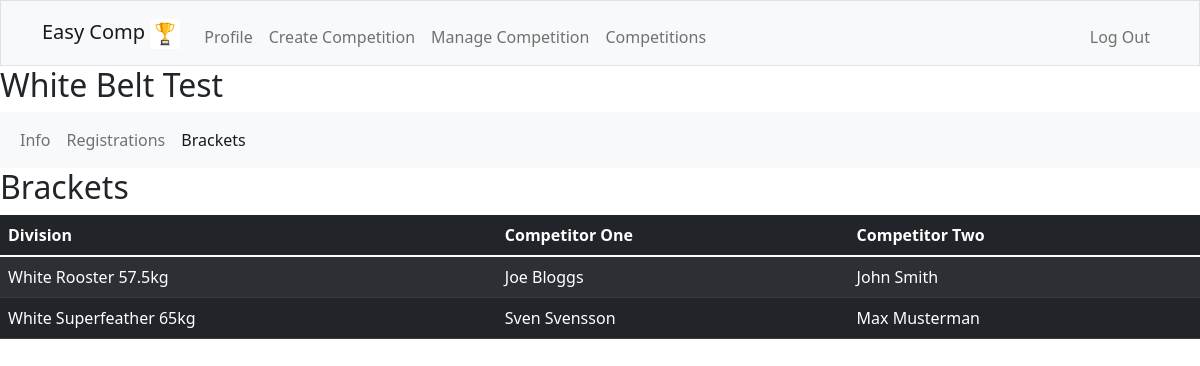
/brackets/White Belt Test (signed in), run on the app's committed database.
### tables this page shows
CREATE TABLE competitions (
    id INTEGER NOT NULL,
    name TEXT NOT NULL UNIQUE,
    info TEXT NOT NULL,
    format TEXT NOT NULL,
    organizer_id INTEGER NOT NULL,
    PRIMARY KEY(id),
    FOREIGN KEY(organizer_id) REFERENCES users(id)
);

CREATE TABLE matches (
    id TEXT NOT NULL,
    comp_id INTEGER NOT NULL,
    div_id INTEGER NOT NULL,
    div_name TEXT NOT NULL,
    competitor1_name TEXT NOT NULL,
    competitor2_name TEXT NOT NULL,
    PRIMARY KEY(id)
    FOREIGN KEY(comp_id) REFERENCES competitions(id),
    FOREIGN KEY(div_id) REFERENCES divisions(id)
);

### app.py (the view)
@app.route("/brackets/<name>", methods=["GET"])
@login_required
def brackets(name):
    rows = db.execute("SELECT DISTINCT id FROM competitions WHERE name LIKE ?", name)
    comp_id = rows[0]["id"]
    matches = db.execute("SELECT DISTINCT id, div_name, competitor1_name, competitor2_name FROM matches WHERE comp_id = ?", comp_id)
    return render_template("brackets.html", matches=matches, name=name)

### app.py (called while the page is built)
@app.after_request
def after_request(response):
    response.headers["Cache-Control"] = "no-cache, no-store, must-revalidate"
    response.headers["Expires"] = 0
    response.headers["Pragma"] = "no-cache"
    return response

### helpers.py (called while the page is built)
def login_required(f):
    @wraps(f)
    def decorated_function(*args, **kwargs):
        if session.get("user_id") is None:
            return redirect("/login")
        return f(*args, **kwargs)
    return decorated_function

### templates/brackets.html (shortened to what this page needs)
{% extends "layout.html" %}
{% block main %}
<h2>{{ name }}</h2>
<nav class="navbar navbar-expand-lg navbar-light bg-light">
  <div class="container-fluid">
    <div class="collapse navbar-collapse" id="navbarNavAltMarkup">
      <div class="navbar-nav">
        <a class="nav-link" href="/competition/{{ name }}">Info</a>
        <a class="nav-link" href="/registrations/{{ name }}">Registrations</a>
        <a class="nav-link active" href="/brackets/{{ name }}">Brackets</a>
      </div>
    </div>
  </div>
</nav>
<h2>Brackets</h2>
<table class="table table-dark table-striped">
  <thead>
      <tr>
          <th>Division</th>
          <th>Competitor One</th>
          <th>Competitor Two</th>
      </tr>
  </thead>
  <tbody>
    {% for match in matches %}
      <tr>
          <td>{{ match['div_name'] }}</td>
          <td>{{ match['competitor1_name'] }}</td>
          <td>{{ match['competitor2_name'] }}</td>
      </tr>
      {% endfor %}
  </tbody>
</table>
{% endblock %}

### data on the page
competitions: name "White Belt Test"
matches: div_name "White Rooster 57.5kg", competitor1_name "Joe Bloggs", competitor2_name "John Smith"
matches: div_name "White Superfeather 65kg", competitor1_name "Sven Svensson", competitor2_name "Max Musterman"
